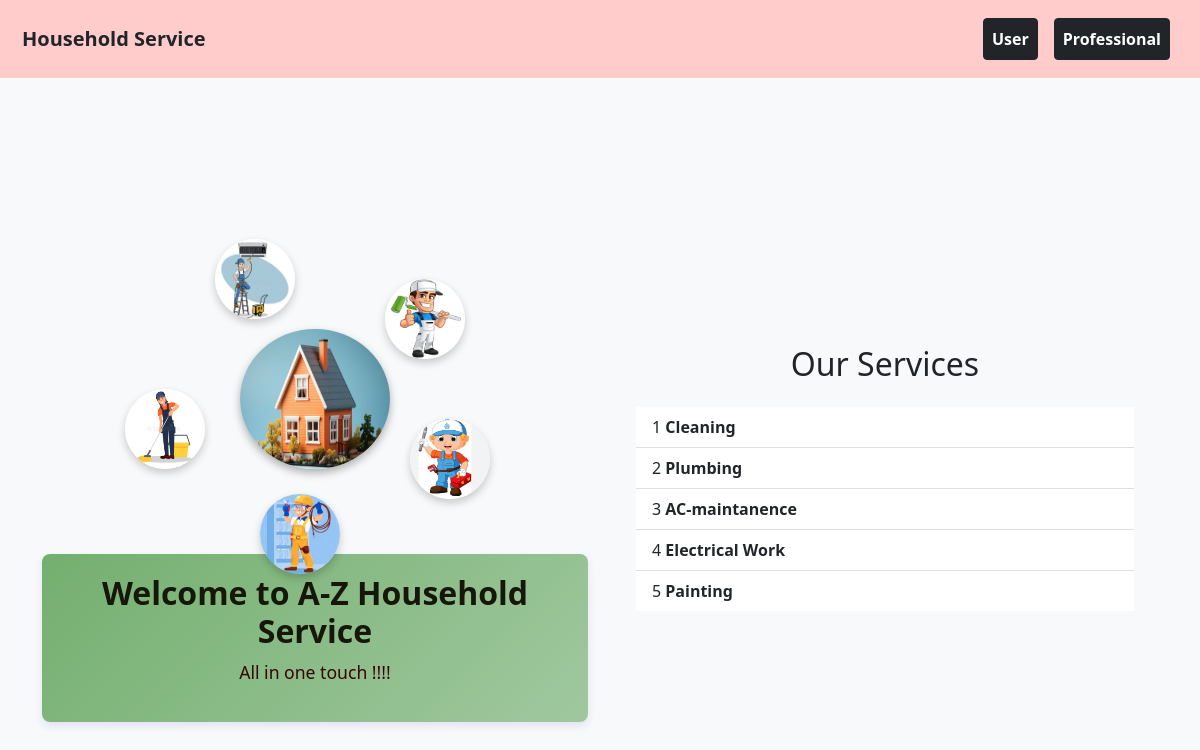
Before: / with the older database file.
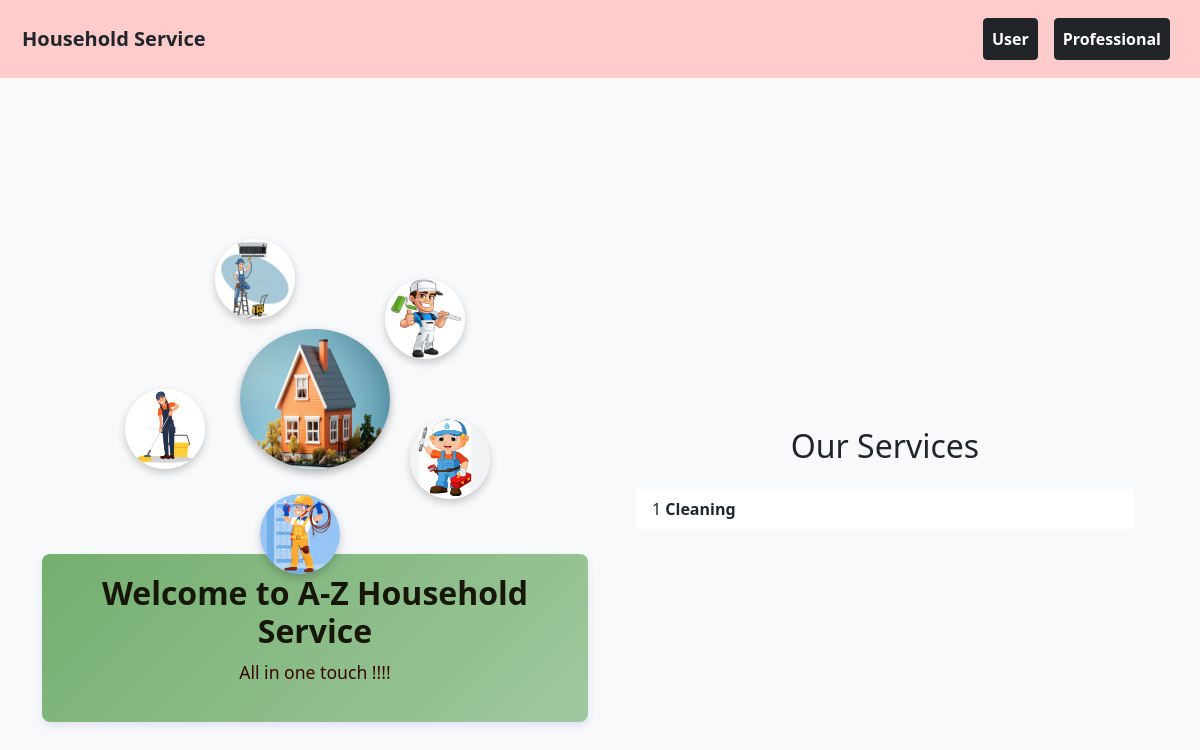
After: the same page with the newer database file.
### backend/models.py (models this page shows)
class Service(db.Model):
    __tablename__="service"
    id=db.Column(db.Integer,primary_key=True)
    name=db.Column(db.String,nullable=False)
    basic_price=db.Column(db.Integer,nullable=False)
    Description=db.Column(db.String,nullable=False)
    professionals=db.relationship("Professional_Info",cascade="all,delete",backref="service",lazy=True)
    service_requests=db.relationship("Service_Request",cascade="all,delete",backref="service",lazy=True)

### backend/controller.py (the view)
@app.route("/")
def home():
    service_obj=Service.query.all()
    return render_template("index.html",service_obj=service_obj)

### templates/index.html (shortened to what this page needs)
<!DOCTYPE html>
<html lang="en">
<head>
    <link rel="stylesheet" href="static\styles\style.css">
    <link href="https://cdn.jsdelivr.net/npm/bootstrap@5.0.2/dist/css/bootstrap.min.css" rel="stylesheet">
</head>
<body>
<div class="container-fluid" style="background-color: #ffcccb; padding: 10px;">
    <nav class="navbar navbar-expand-lg navbar-light w-100">
        <div class="container-fluid">
            <a class="navbar-brand text-dark" href="#"><strong>Household Service</strong></a>
            <div class="collapse navbar-collapse justify-content-end" id="navbarNav">
                <ul class="navbar-nav">
                    <li class="nav-item">
                        <a type="button" class="nav-link btn btn-dark mx-2 text-white fw-bold" href="/clogin">User</a>
                    </li>
                    <li class="nav-item">
                        <a type="button" class="nav-link btn btn-dark mx-2 text-white fw-bold" href="/flogin">Professional</a>
                    </li>
                </ul>
            </div>
        </div>
    </nav>
</div>
<div class="d-flex align-items-center vh-100 bg-light">
    <div class="container">
        <div class="row">
            <div class="col-md-6 d-flex flex-column align-items-center me-6">
                <div class="image-circle-container">
                    <img src="static\house.png" alt="Center Image" class="center-image">
                    <img src="static\Ac maintanence.png" alt="Surrounding Image 1" class="surrounding-image image-1">
                    <img src="static\Plumbing.png" alt="Surrounding Image 2" class="surrounding-image image-2">
                    <img src="static\Electrical work.png" alt="Surrounding Image 3" class="surrounding-image image-3">
                    <img src="static\Cleaning.png" alt="Surrounding Image 4" class="surrounding-image image-4">
                    <img src="static\Painting.png" alt="Surrounding Image 5" class="surrounding-image image-5">
                </div>
                <div class="text-box">
                    <h2>Welcome to A-Z Household Service</h2>
                    <p>All in one touch !!!!</p>
                </div>
            </div>
            <div class="col-md-6 d-flex align-items-center justify-content-left">
                <div class="container">
                    <h2 class="text-center mb-4">Our Services</h2>
                    {% if service_obj !=[] %}
                    <ul class="list-group list-group-flush">
                        {% for service in service_obj %}
                        <li class="list-group-item">{{loop.index}} <strong>{{service.name}}</strong></li>
                        {% endfor %}
                    </ul>
                    {% endif %}
                </div>
            </div>
        </div>
    </div>
</div>
</body>
</html>

### static/styles/style.css (style rules this page uses)
.text-box { margin-top: 20px; padding: 20px; background: linear-gradient(135deg,#74af6f, #a0c89f ); border-radius: 8px; box-shadow: 0 4px 8px rgba(38, 8, 206, 0.1); text-align: center; max-width: 600px; margin-left: auto; margin-right: auto; }
.text-box h2 { font-size: 2em; color: #161709; font-weight: bold; }
.text-box p { font-size: 1.1em; color: #3a0404; line-height: 1.6; }
.image-circle-container { position: relative; width: 300px; height: 300px; margin: 0 auto; }
.center-image { position: absolute; top: 55%; left: 50%; transform: translate(-50%, -50%); width: 150px; height: 140px; border-radius: 50%; box-shadow: 0 4px 8px rgba(0, 0, 0, 0.3); }
.surrounding-image { position: absolute; width: 80px; height: 80px; border-radius: 50%; box-shadow: 0 4px 8px rgba(0, 0, 0, 0.2); }
.image-1 { top: 15%; left: 30%; transform: translate(-50%, -50%); }
.image-2 { top: 75%; right: 5%; transform: translate(50%, -50%); }
.image-3 { bottom: 0; left: 45%; transform: translate(-50%, 50%); }
.image-4 { top: 65%; left: 0; transform: translate(-50%, -50%); }
.image-5 { top: 15%; right:0%; }

Changed rows visible on the page:
removed Service: name "Plumbing"
removed Service: name "AC-maintanence"
removed Service: name "Electrical Work"
removed Service: name "Painting"
